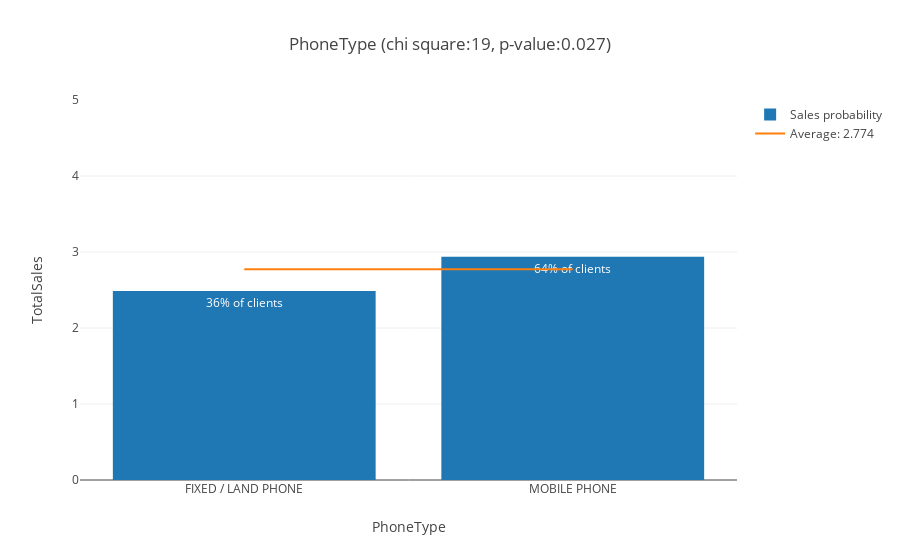

Notebook code for this chart:
### Markdown cell above
### PhoneType ###

Client's phone type: Fixed or Mobile

### Code cell
chi, pval, fig = analyze_feature('PhoneType', db1, categorical=True)
scores['PhoneType'] = chi, pval
iplot(fig)

### Figure 1 — Plotly figure (JSON) as saved in the notebook; plotly's stock layout.template omitted (floating-point values rounded to 4 significant figures)
{"data": [{"error_y": {"array": [11.58, 12.32], "type": "data", "visible": false}, "name": "Sales probability", "text": ["36% of clients", "64% of clients"], "type": "bar", "x": ["FIXED / LAND PHONE", "MOBILE PHONE"], "y": [2.487, 2.937]}, {"mode": "lines", "name": "Average: 2.774", "type": "scatter", "x": ["FIXED / LAND PHONE", "MOBILE PHONE"], "y": [2.774, 2.774]}], "layout": {"barmode": "group", "title": "PhoneType (chi square:19, p-value:0.027)", "xaxis": {"title": "PhoneType"}, "yaxis": {"range": [0, 5], "title": "TotalSales"}}}
